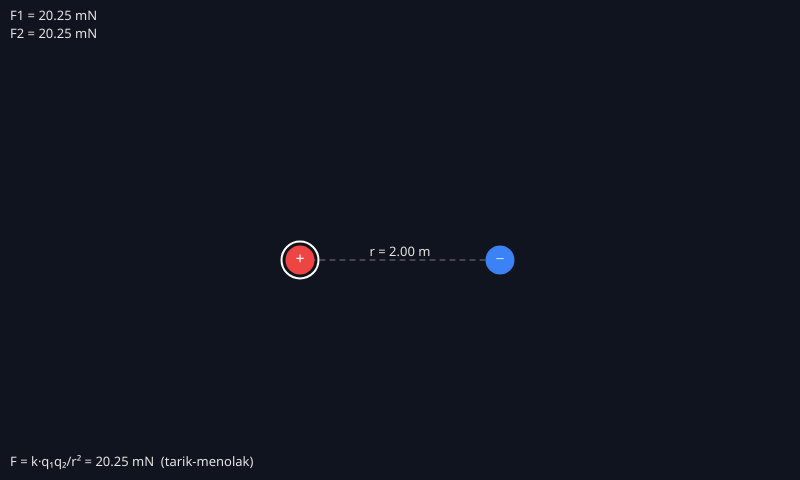
Frame 1 (no input)
Frame 60 (no input): identical to frame 1, image omitted
Frame 120 (the mouse pressed at the canvas centre since frame 60): identical to frame 1, image omitted

The p5.js sketch that drew this single still picture (run headless with seeded random() and noise() and a simulated clock; from frame 60 on, the mouse is pressed at the canvas centre):

// p5.js sketch
// ── sketch.js
/**
 * SIMULASI TERPADU LISTRIK STATIS - FISIKA FASE F (KELAS XII)
 * Refactored for p5.js Web Editor (Zero Console Error)
 */

const K = 9e9;
const PX = 100;
const W = 800;
const H = 480;
const QT = 1e-6;
const MT = 1e-3;

const MODES = [
  ["1. Gaya Listrik", "Seret muatan. Prediksi: jika jarak dua muatan dijadikan 2×, gaya menjadi berapa kali? Ubah q dan buktikan F ∝ q₁q₂ dan F ∝ 1/r²."],
  ["2. Medan Listrik", "Seret titik P (kuning) dan muatan. Prediksi: di mana E = 0 untuk dua muatan sejenis? Lepas muatan uji dan amati lintasannya mengikuti arah medan."],
  ["3. Potensial & Energi", "Merah = V positif, biru = V negatif, titik putih = garis ekipotensial. Lepas muatan uji: perhatikan U berkurang sementara Ek bertambah (energi mekanik tetap)."],
  ["4. Kapasitor", "Ubah A, d, κ dan amati C = κε₀A/d. Prediksi: apa yang terjadi pada C jika d diperbesar 2×? Isi dan kosongkan, lalu amati kurva V(t) dengan konstanta waktu τ = RC."]
];

let mode = 0;
let ch = [];
let sel = 0;
let P = { x: 400, y: 110 };
let drag = null;
let pt = { on: false, x: 0, y: 0, vx: 0, vy: 0, tr: [] };
const cap = { v: 0, target: 0, t: 0, hist: [] };

// UI Elements (p5.Element)
let tabButtons = [];
let row1Container, row2Container;
let sliderQ, txtQVal;
let sliderA, txtAVal;
let sliderD, txtDVal;
let sliderK, txtKVal;
let sliderV, txtVVal;
let sliderR, txtRVal;
let btnLaunch;
let hintDiv;

function setup() {
  let canvas = createCanvas(W, H);
  canvas.parent(document.body);
  textFont('system-ui');

  buildUI();
  resetQ();
  setMode(0);
}

function draw() {
  background(15, 20, 30);

  if (mode === 3) {
    drawCap();
    return;
  }

  if (mode === 2) heat();
  if (mode === 1) fieldVis();
  if (mode === 0) forceVis();
  if (mode > 0) drawP();

  ch.forEach(drawCh);
  stepPt();
}

// ==========================================
// P5 UI BUILDER & HANDLERS
// ==========================================
function buildUI() {
  // Title
  let title = createElement('h3', '⚡ Simulasi Terpadu Listrik Statis — Fisika Fase F');
  title.style('margin', '5px 0');
  title.style('color', 'black');

  // Tabs Container
  let tabContainer = createDiv();
  tabContainer.style('display', 'flex');
  tabContainer.style('gap', '6px');
  tabContainer.style('margin-bottom', '8px');

  MODES.forEach((m, i) => {
    let btn = createButton(m[0]);
    btn.parent(tabContainer);
    btn.style('padding', '6px 12px');
    btn.style('border-radius', '6px');
    btn.style('cursor', 'pointer');
    btn.mousePressed(() => setMode(i));
    tabButtons.push(btn);
  });

  // Row 1 (Modes 0, 1, 2)
  row1Container = createDiv();
  row1Container.style('display', 'flex');
  row1Container.style('gap', '8px');
  row1Container.style('align-items', 'center');
  row1Container.style('flex-wrap', 'wrap');
  row1Container.style('margin-bottom', '8px');
  row1Container.style('color', '#e6e9f0');

  createButton('+ Muatan positif').parent(row1Container).mousePressed(() => addQ(1));
  createButton('+ Muatan negatif').parent(row1Container).mousePressed(() => addQ(-1));
  createButton('Hapus terpilih').parent(row1Container).mousePressed(delQ);
  createButton('Reset').parent(row1Container).mousePressed(resetQ);

  createSpan('q terpilih: ').parent(row1Container);
  sliderQ = createSlider(-10, 10, 3, 0.5).parent(row1Container);
  txtQVal = createSpan('3').parent(row1Container);
  createSpan('µC').parent(row1Container);
  sliderQ.input(() => {
    if (ch[sel]) {
      ch[sel].q = sliderQ.value();
      txtQVal.html(sliderQ.value());
    }
  });

  btnLaunch = createButton('Lepas muatan uji (+1 µC)').parent(row1Container);
  btnLaunch.mousePressed(launch);

  // Row 2 (Capacitor Mode)
  row2Container = createDiv();
  row2Container.style('display', 'flex');
  row2Container.style('gap', '8px');
  row2Container.style('align-items', 'center');
  row2Container.style('flex-wrap', 'wrap');
  row2Container.style('margin-bottom', '8px');
  row2Container.style('color', '#e6e9f0');

  // A
  createSpan('A:').parent(row2Container);
  sliderA = createSlider(20, 200, 100).parent(row2Container);
  txtAVal = createSpan('100').parent(row2Container);
  createSpan('cm² |').parent(row2Container);

  // d
  createSpan('d:').parent(row2Container);
  sliderD = createSlider(0.5, 5, 1, 0.1).parent(row2Container);
  txtDVal = createSpan('1').parent(row2Container);
  createSpan('mm |').parent(row2Container);

  // k
  createSpan('κ:').parent(row2Container);
  sliderK = createSlider(1, 10, 1, 0.5).parent(row2Container);
  txtKVal = createSpan('1').parent(row2Container);
  createSpan('|').parent(row2Container);

  // V
  createSpan('V:').parent(row2Container);
  sliderV = createSlider(1, 30, 10).parent(row2Container);
  txtVVal = createSpan('10').parent(row2Container);
  createSpan('V |').parent(row2Container);

  // R
  createSpan('R:').parent(row2Container);
  sliderR = createSlider(0.5, 5, 1, 0.5).parent(row2Container);
  txtRVal = createSpan('1').parent(row2Container);
  createSpan('MΩ').parent(row2Container);

  createButton('Isi').parent(row2Container).mousePressed(() => capGo(1));
  createButton('Kosongkan').parent(row2Container).mousePressed(() => capGo(0));

  // Connect Slider Inputs for Capacitor
  const syncCapInputs = () => {
    txtAVal.html(sliderA.value());
    txtDVal.html(sliderD.value());
    txtKVal.html(sliderK.value());
    txtVVal.html(sliderV.value());
    txtRVal.html(sliderR.value());
    if (cap.target > 0) cap.target = sliderV.value();
    cap.hist = [];
    cap.t = 0;
  };

  sliderA.input(syncCapInputs);
  sliderD.input(syncCapInputs);
  sliderK.input(syncCapInputs);
  sliderV.input(syncCapInputs);
  sliderR.input(syncCapInputs);

  // Hint Box
  hintDiv = createDiv('');
  hintDiv.style('background', '#1a2030');
  hintDiv.style('border', '1px solid #2c3446');
  hintDiv.style('padding', '8px 12px');
  hintDiv.style('border-radius', '8px');
  hintDiv.style('font-size', '14px');
  hintDiv.style('color', '#9aa3b5');
  hintDiv.style('margin-top', '8px');
  hintDiv.style('max-width', W + 'px');
}

function setMode(i) {
  mode = i;
  tabButtons.forEach((b, j) => {
    if (i === j) {
      b.style('background', '#2563eb');
      b.style('color', '#ffffff');
    } else {
      b.style('background', '#1a2030');
      b.style('color', '#e6e9f0');
    }
  });

  if (i === 3) {
    row1Container.hide();
    row2Container.show();
  } else {
    row1Container.show();
    row2Container.hide();
  }

  if (i === 0) {
    btnLaunch.hide();
  } else {
    btnLaunch.show();
  }

  hintDiv.html(MODES[i][1]);
  pt.on = false;
}

// ==========================================
// LOGIC & SIMULATION FUNCTIONS
// ==========================================
function resetQ() {
  ch = [{ x: 300, y: 260, q: 3 }, { x: 500, y: 260, q: -3 }];
  sel = 0;
  pt.on = false;
  syncQ();
}

function addQ(s) {
  ch.push({ x: 150 + Math.random() * 500, y: 200 + Math.random() * 180, q: 3 * s });
  sel = ch.length - 1;
  syncQ();
}

function delQ() {
  if (ch.length) {
    ch.splice(sel, 1);
    sel = Math.max(0, ch.length - 1);
    syncQ();
  }
}

function syncQ() {
  if (ch[sel]) {
    sliderQ.value(ch[sel].q);
    txtQVal.html(ch[sel].q);
  }
}

function capGo(f) {
  cap.target = f ? sliderV.value() : 0;
}

function launch() {
  pt = { on: true, x: P.x / PX, y: P.y / PX, vx: 0, vy: 0, tr: [] };
}

function Ef(x, y) {
  let ex = 0, ey = 0;
  for (const c of ch) {
    let dx = (x - c.x) / PX, dy = (y - c.y) / PX;
    let r2 = Math.max(dx * dx + dy * dy, 0.01), r = Math.sqrt(r2);
    let e = K * c.q * 1e-6 / r2;
    ex += e * dx / r;
    ey += e * dy / r;
  }
  return [ex, ey];
}

function Vf(x, y) {
  let v = 0;
  for (const c of ch) {
    let r = Math.max(Math.hypot(x - c.x, y - c.y) / PX, 0.1);
    v += K * c.q * 1e-6 / r;
  }
  return v;
}

function fmt(x, u) {
  const a = Math.abs(x);
  const p = [[1e-12, 'p'], [1e-9, 'n'], [1e-6, 'µ'], [1e-3, 'm'], [1, ''], [1e3, 'k']];
  let s = p[0];
  for (const q of p) if (a >= q[0]) s = q;
  return (x / s[0]).toFixed(2) + ' ' + s[1] + u;
}

function arrow(x1, y1, x2, y2, c, w = 2) {
  stroke(c);
  strokeWeight(w);
  line(x1, y1, x2, y2);
  const a = atan2(y2 - y1, x2 - x1);
  fill(c);
  noStroke();
  push();
  translate(x2, y2);
  rotate(a);
  triangle(0, 0, -8, -4, -8, 4);
  pop();
}

function drawCh(c, i) {
  const r = 10 + Math.abs(c.q) * 1.5;
  noStroke();
  fill(c.q >= 0 ? '#ef4444' : '#3b82f6');
  circle(c.x, c.y, r * 2);
  fill(255);
  textAlign(CENTER, CENTER);
  textSize(16);
  text(c.q >= 0 ? '+' : '−', c.x, c.y - 1);
  if (i == sel) {
    noFill();
    stroke(255);
    strokeWeight(2);
    circle(c.x, c.y, r * 2 + 8);
  }
}

function forceVis() {
  fill(230);
  noStroke();
  textAlign(LEFT, TOP);
  textSize(13);
  let ty = 10;
  ch.forEach((c, i) => {
    let fx = 0, fy = 0;
    ch.forEach((d, j) => {
      if (i != j) {
        const [ex, ey] = Ef2(d, c.x, c.y);
        fx += c.q * 1e-6 * ex;
        fy += c.q * 1e-6 * ey;
      }
    });
    const F = Math.hypot(fx, fy) * 1000;
    if (F > 1e-6) {
      const L = Math.min(140, 14 * F);
      arrow(c.x, c.y, c.x + fx / (F / 1000) * L / 1000, c.y + fy / (F / 1000) * L / 1000, '#facc15', 3);
    }
    noStroke();
    fill(230);
    text(`F${i + 1} = ${F.toFixed(2)} mN`, 10, ty);
    ty += 18;
  });

  if (ch.length >= 2) {
    const a = ch[0], b = ch[1], r = Math.hypot(a.x - b.x, a.y - b.y) / PX;
    stroke(120);
    strokeWeight(1);
    drawingContext.setLineDash([5, 5]);
    line(a.x, a.y, b.x, b.y);
    drawingContext.setLineDash([]);
    noStroke();
    fill(230);
    textAlign(CENTER);
    text(`r = ${r.toFixed(2)} m`, (a.x + b.x) / 2, (a.y + b.y) / 2 - 14);
    textAlign(LEFT);
    let forceType = a.q * b.q > 0 ? 'tolak' : 'tarik';
    text(`F = k·q₁q₂/r² = ${(K * Math.abs(a.q * b.q) * 1e-12 / (r * r) * 1000).toFixed(2)} mN  (${forceType}-menolak)`, 10, H - 24);
  }
}

function Ef2(d, x, y) {
  let dx = (x - d.x) / PX, dy = (y - d.y) / PX;
  let r2 = Math.max(dx * dx + dy * dy, 0.01), r = Math.sqrt(r2);
  let e = K * d.q * 1e-6 / r2;
  return [e * dx / r, e * dy / r];
}

function fieldVis() {
  for (let x = 20; x < W; x += 40) {
    for (let y = 20; y < H; y += 40) {
      const [ex, ey] = Ef(x, y), E = Math.hypot(ex, ey);
      if (E < 1) continue;
      const L = 28 * (1 - Math.exp(-E / 2e4));
      arrow(x - ex / E * L / 2, y - ey / E * L / 2, x + ex / E * L / 2, y + ey / E * L / 2, color(80, 140, 255, 150), 1.5);
    }
  }

  ch.forEach(c => {
    const s = c.q > 0 ? 1 : -1;
    if (!c.q) return;
    for (let k = 0; k < 12; k++) {
      let a = k / 12 * TWO_PI, x = c.x + Math.cos(a) * 14, y = c.y + Math.sin(a) * 14;
      stroke(250, 204, 21, 170);
      strokeWeight(1.2);
      noFill();
      beginShape();
      vertex(x, y);
      for (let n = 0; n < 400; n++) {
        const [ex, ey] = Ef(x, y), E = Math.hypot(ex, ey);
        if (E < 1e-3) break;
        x += s * ex / E * 4;
        y += s * ey / E * 4;
        vertex(x, y);
        if (x < 0 || x > W || y < 0 || y > H || ch.some(d => d != c && d.q * c.q < 0 && Math.hypot(x - d.x, y - d.y) < 12)) break;
      }
      endShape();
    }
  });

  const [ex, ey] = Ef(P.x, P.y), E = Math.hypot(ex, ey);
  if (E > 1) {
    const L = 60 * (1 - Math.exp(-E / 2e4)) + 10;
    arrow(P.x, P.y, P.x + ex / E * L, P.y + ey / E * L, '#22c55e', 3);
  }
  noStroke();
  fill(230);
  textAlign(LEFT, TOP);
  textSize(13);
  text(`Di P: E = ${fmt(E, 'N/C')}  (Ex=${fmt(ex, '')}, Ey=${fmt(-ey, '')} ke atas)`, 10, 10);
}

function heat() {
  const g = 10, nx = W / g, ny = H / g, V = [];
  noStroke();
  for (let i = 0; i <= nx; i++) {
    V[i] = [];
    for (let j = 0; j <= ny; j++) V[i][j] = Vf(i * g + g / 2, j * g + g / 2);
  }
  for (let i = 0; i < nx; i++) {
    for (let j = 0; j < ny; j++) {
      const v = V[i][j], t = Math.tanh(v / 2e4);
      fill(t > 0 ? color(40 + 215 * t, 40, 50) : color(40, 50, 40 - 215 * t));
      rect(i * g, j * g, g, g);
    }
  }
  fill(255);
  const st = 5000;
  for (let i = 0; i < nx; i++) {
    for (let j = 0; j < ny; j++) {
      const a = Math.floor(V[i][j] / st);
      if (a != Math.floor(V[i + 1][j] / st) || a != Math.floor(V[i][j + 1] / st)) rect(i * g + 3, j * g + 3, 3, 3);
    }
  }

  const v = Vf(P.x, P.y);
  fill(255);
  textAlign(LEFT, TOP);
  textSize(13);
  text(`Di P: V = ${fmt(v, 'V')}   U (muatan uji +1 µC) = ${fmt(v * QT, 'J')}`, 10, 10);

  if (pt.on || pt.tr.length) {
    const U = Vf(pt.x * PX, pt.y * PX) * QT;
    const Kk = 0.5 * MT * (pt.vx * pt.vx + pt.vy * pt.vy);
    text(`U = ${fmt(U, 'J')}   Ek = ${fmt(Kk, 'J')}   U + Ek = ${fmt(U + Kk, 'J')}`, 10, 30);
  }
}

function drawP() {
  noStroke();
  fill('#facc15');
  circle(P.x, P.y, 12);
  fill(0);
  textAlign(CENTER, CENTER);
  textSize(10);
  text('P', P.x, P.y);
}

function stepPt() {
  if (mode === 0 || (!pt.on && !pt.tr.length)) return;

  if (pt.on) {
    for (let s = 0; s < 4; s++) {
      const [ex, ey] = Ef(pt.x * PX, pt.y * PX);
      const a = QT / MT, dt = 0.004;
      pt.vx += ex * a * dt;
      pt.vy += ey * a * dt;
      pt.x += pt.vx * dt;
      pt.y += pt.vy * dt;
    }
    pt.tr.push([pt.x * PX, pt.y * PX]);
    if (pt.tr.length > 600) pt.tr.shift();

    if (pt.x < 0 || pt.x > W / PX || pt.y < 0 || pt.y > H / PX || ch.some(c => Math.hypot(pt.x * PX - c.x, pt.y * PX - c.y) < 14)) {
      pt.on = false;
    }
  }

  noFill();
  stroke(34, 197, 94);
  strokeWeight(2);
  beginShape();
  pt.tr.forEach(p => vertex(p[0], p[1]));
  endShape();

  noStroke();
  fill('#22c55e');
  circle(pt.x * PX, pt.y * PX, 9);
}

function mousePressed() {
  if (mouseX < 0 || mouseX > W || mouseY < 0 || mouseY > H || mode === 3) return;

  for (let i = ch.length - 1; i >= 0; i--) {
    if (Math.hypot(mouseX - ch[i].x, mouseY - ch[i].y) < 22) {
      sel = i;
      drag = ch[i];
      syncQ();
      return;
    }
  }

  if (mode > 0 && Math.hypot(mouseX - P.x, mouseY - P.y) < 18) {
    drag = P;
  }
}

function mouseDragged() {
  if (drag) {
    drag.x = constrain(mouseX, 10, W - 10);
    drag.y = constrain(mouseY, 10, H - 10);
  }
}

function mouseReleased() {
  drag = null;
}

function drawCap() {
  const A = sliderA.value();
  const d = sliderD.value();
  const k = sliderK.value();
  const Vs = sliderV.value();
  const R = sliderR.value();

  const C = k * 8.854e-12 * A * 1e-4 / (d * 1e-3);
  const tau = R * 1e6 * C;

  cap.v += (cap.target - cap.v) * (1 - Math.exp(-0.6 / 60));
  if (cap.t < 6) {
    cap.t += 0.6 / 60;
    cap.hist.push([cap.t, cap.v]);
  }

  const gap = 30 + d * 30, w = 60 + A * 0.9, cx = 210, cy = 250, top = cy - gap / 2, bot = cy + gap / 2;

  noStroke();
  if (k > 1) {
    fill(250, 190, 40, 40 + k * 12);
    rect(cx - w / 2, top, w, gap);
  }

  fill(200);
  rect(cx - w / 2, top - 8, w, 8);
  rect(cx - w / 2, bot, w, 8);

  const n = Math.round(cap.v / 30 * 12);
  textAlign(CENTER, CENTER);
  textSize(14);
  for (let i = 0; i < n; i++) {
    const x = cx - w / 2 + (i + 0.5) * w / Math.max(n, 1);
    fill('#ef4444');
    text('+', x, top + 8);
    fill('#3b82f6');
    text('−', x, bot - 8);
  }

  if (cap.v > 0.1) {
    for (let i = 0; i < 6; i++) {
      const x = cx - w / 2 + (i + 0.5) * w / 6;
      arrow(x, top + 18, x, bot - 18, color(250, 204, 21, 200), 1.5);
    }
  }

  stroke(150);
  strokeWeight(1.5);
  line(cx, top - 8, cx, top - 60);
  line(cx, bot + 8, cx, bot + 60);

  noStroke();
  fill(230);
  textSize(13);
  textAlign(LEFT, TOP);

  const Q = C * cap.v;
  const Wn = 0.5 * C * cap.v * cap.v;

  text(`C = κε₀A/d = ${fmt(C, 'F')}`, 20, 20);
  text(`V kapasitor = ${cap.v.toFixed(2)} V (sumber ${Vs} V)`, 20, 40);
  text(`Q = CV = ${fmt(Q, 'C')}`, 20, 60);
  text(`W = ½CV² = ${fmt(Wn, 'J')}`, 20, 80);
  text(`τ = RC = ${fmt(tau, 's')}`, 20, 100);
  text(`E antar keping = V/d = ${fmt(cap.v / (d * 1e-3), 'V/m')}`, 20, 120);
  text(`d = ${d} mm`, cx + w / 2 + 10, cy - 6);

  const gx = 450, gy = 70, gw = 320, gh = 240;
  stroke(90);
  strokeWeight(1);
  noFill();
  rect(gx, gy, gw, gh);

  noStroke();
  fill(200);
  textAlign(CENTER);
  text('V(t)  — sumbu t dalam satuan τ', gx + gw / 2, gy - 16);
  textAlign(RIGHT);
  text(Vs + ' V', gx - 4, gy);
  text('0', gx - 4, gy + gh);

  textAlign(CENTER);
  for (let i = 0; i <= 6; i += 2) text(i + 'τ', gx + i / 6 * gw, gy + gh + 12);

  stroke(90);
  drawingContext.setLineDash([4, 4]);
  line(gx, gy + gh * (1 - 0.632), gx + gw, gy + gh * (1 - 0.632));
  drawingContext.setLineDash([]);
  noStroke();
  fill(150);
  textAlign(LEFT);
  text('63%', gx + 4, gy + gh * (1 - 0.632) - 12);

  noFill();
  stroke('#22c55e');
  strokeWeight(2);
  beginShape();
  cap.hist.forEach(p => vertex(gx + p[0] / 6 * gw, gy + gh - p[1] / Vs * gh));
  endShape();

  noStroke();
  fill(230);
  textAlign(LEFT);
  text('Seri/paralel: gunakan C total = C₁+C₂ (paralel), 1/C = 1/C₁+1/C₂ (seri).', 20, H - 24);
}
